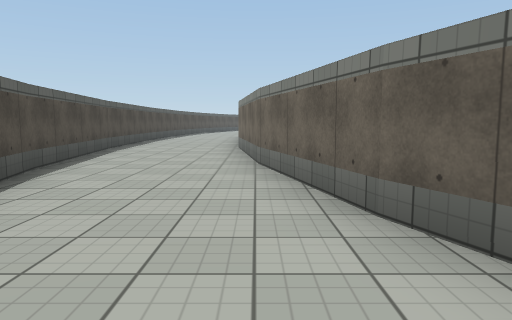
view 1 (above)

16 first-person views from a walk through a scene from a Unity 3-D project. The camera is 1.3 m above the floor, tilts 6° down and sees 70° across. The floor is counted in squares, 2 m on a side. Each view is taken from the middle of a square. On the plan, view 1 faces up. The plan holds only what a view shows up to about 11 squares ahead; the rest is blank. The place goes on beyond the plan. Surface patterns are stand-ins for the level's own textures.

view 2
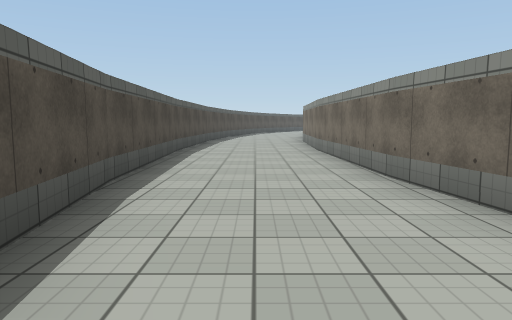

view 3
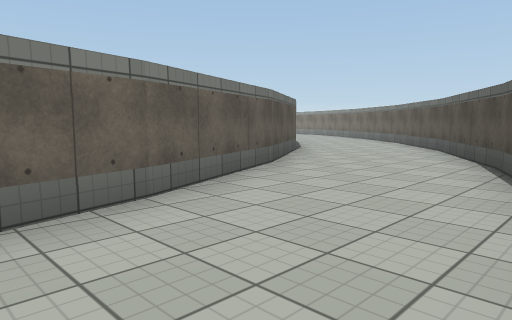

view 4
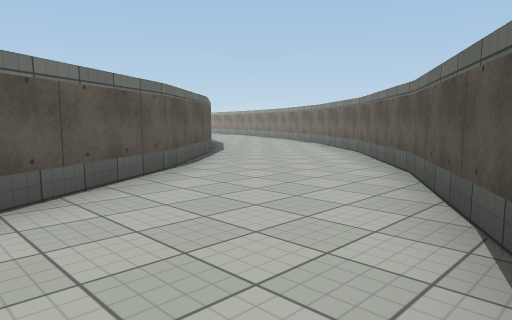

view 5
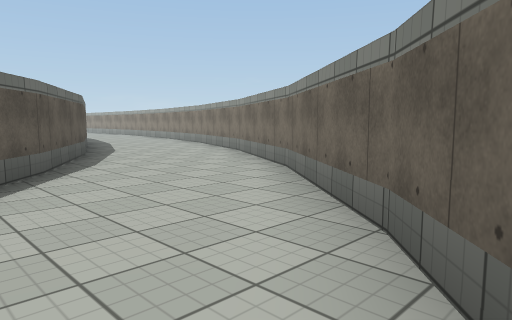

view 6
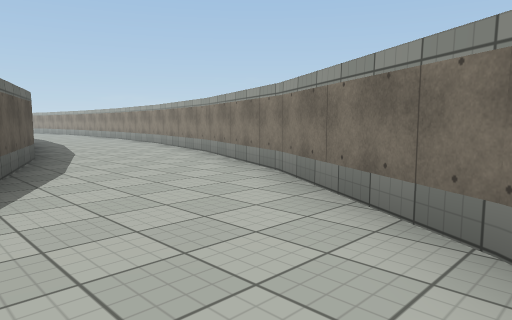

view 7
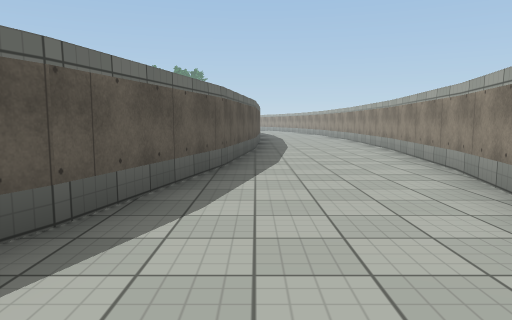

view 8
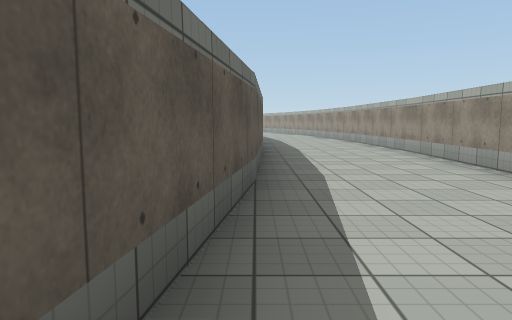

view 9
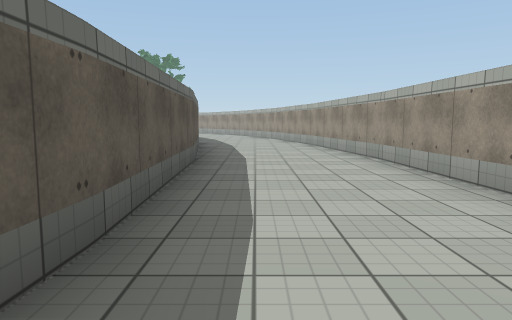

view 10
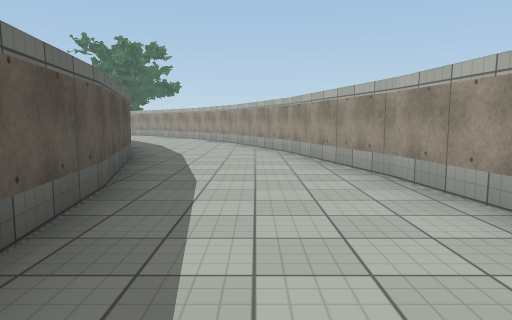

view 11
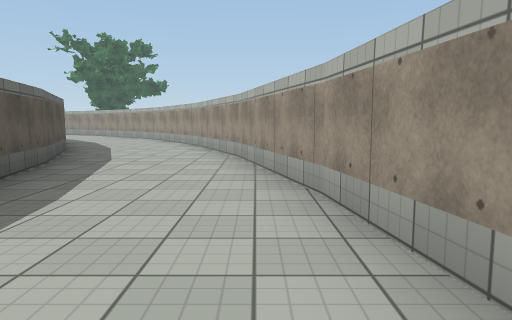

view 12
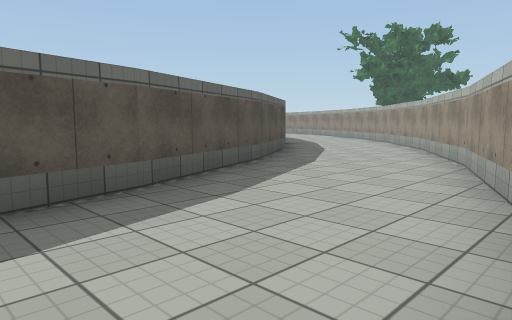

view 13
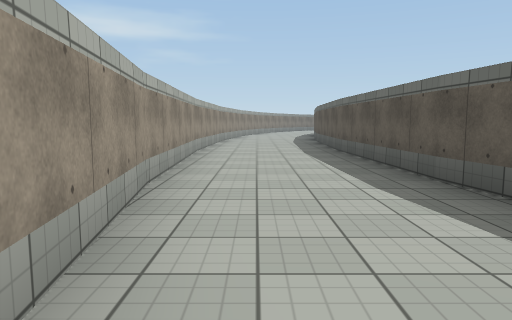

view 14
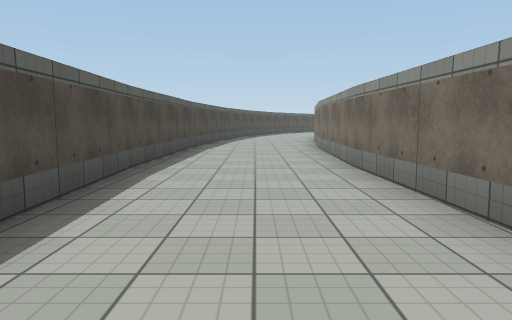

view 15
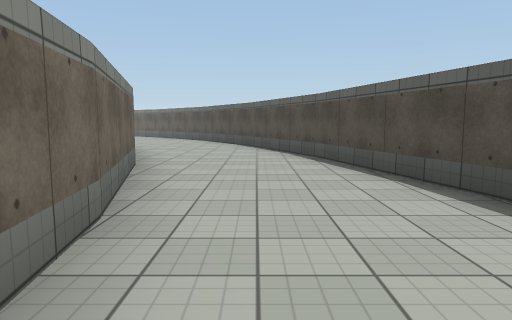

view 16
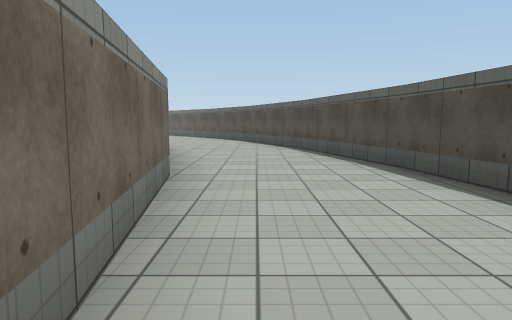

### Floor plan
Points are (right, up) in squares from view 1. A wall is a line through its corners. A room is listed if a view was taken in it or the views show most of it. See-through windows are left out.
Room 1 (views 1, 2, 3, 4, 5, 6, 7, 8, 9, 10, 11, 12, 13, 14, 15, 16)
walls: (9.5, -7.7) (7, -6.3); (11.3, -11.8) (14.9, -12.7); (15.4, -9.5) (12.2, -8.8) (9.4, -7.7); (8.2, -10.6) (11.4, -11.9); (14.8, -12.7) (18.8, -13.2); (7.2, -6.4) (5, -4.6) (3.3, -2.6); (18.9, -10) (15.3, -9.5); (18.5, -13.2) (22.9, -13.3); (2.9, -7) (5.4, -9) (8.3, -10.7); (3.4, -2.7) (1.9, -0.2); (22.7, -13.3) (27.3, -13.1); (0.8, -4.6) (3, -7); (2, -0.3) (0.8, 2.6); (-0.9, -1.7) (0.9, -4.6); (26.9, -10.3) (18.8, -10); (27.1, -10) (22.8, -10.1); (27.2, -13.1) (31.3, -12.6); (0.8, 2.5) (0, 5.7); (28.5, -9.8) (26.9, -10); (-2.2, 1.5) (-0.8, -1.9); (30.6, -9.5) (28.7, -9.8); (0, 5.6) (-0.5, 9.3); (31.1, -12.6) (34.8, -11.7); (-3.1, 5.1) (-2.1, 1.3); (33.8, -8.7) (30.5, -9.5); (-0.4, 9.2) (-0.7, 16.6); (34.7, -11.7) (38, -10.4); (-3.6, 9) (-3, 4.9); (36.5, -7.6) (33.7, -8.7); (37.9, -10.4) (39.5, -9.4); (38.8, -6.2) (36.4, -7.6); (-3.9, 16.6) (-3.6, 8.8)

Where each view was taken, in squares from view 1:
view 1: 0 up, 0 right, facing up
view 2: 5 up, 2 left, facing up
view 3: 4 up, 2 left, facing down-right
view 4: 0 up, 1 left, facing down-right
view 5: 5 down, 2 right, facing down-right
view 6: 7 down, 5 right, facing down-right
view 7: 10 down, 10 right, facing right
view 8: 10 down, 15 right, facing right
view 9: 11 down, 21 right, facing right
view 10: 11 down, 27 right, facing right
view 11: 12 down, 28 right, facing right
view 12: 12 down, 32 right, facing up-right
view 13: 12 down, 31 right, facing left
view 14: 8 up, 2 left, facing up
view 15: 8 up, 1 left, facing down
view 16: 10 up, 1 left, facing down
